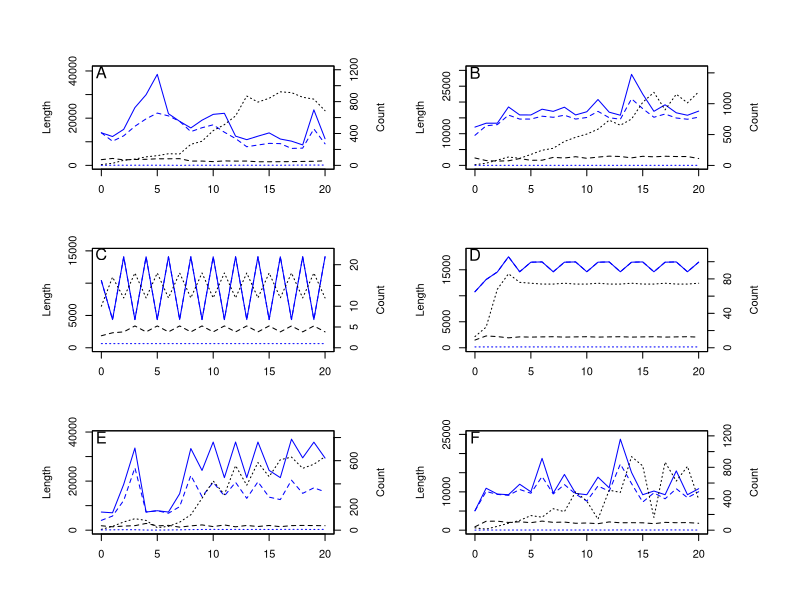

Write R code to recreate this figure.
pdf("SLAGcompoundfig2.pdf", height = 8.4, width = 8.5)
par(mfrow = c(3,2))
par(mar = c(3, 5, 3, 5), oma = c(2, 2, 2, 2))
rallcontigs <- c(10, 26, 64, 79, 107, 122, 146, 143, 264, 303, 436, 511, 621, 870, 794, 842, 923, 913, 855, 831, 686)
rmeanalllengths <- c(2425, 2936.5, 2326.90625, 2501.29113924051, 2568.24299065421, 2792.90983606557, 2791.69178082192, 2844.42657342657, 1826.89015151515, 1831.30363036304, 1592.3119266055, 1894.86301369863, 1814.11594202899, 1826.61609195402, 1531.48740554156, 1534.21021377672, 1558.96208017335, 1593.97918948521, 1672.64678362573, 1730.31528279182, 1937.49854227405)
rmatchingcontigs <- c(1, 2, 2, 2, 2, 2, 2, 1, 2, 2, 2, 2, 2, 2, 2, 2, 2, 3, 4, 4, 4)
rmeanmatchinglengths <- c(13801, 10220.5, 12532.5, 16562.5, 19719.5, 22155, 20967.5, 18665, 14305, 15950.5, 17187, 14051.5, 11361, 7894, 8631, 9324.5, 9218.5, 7184.66666666667, 7310.75, 15439.25, 9135.25)
rmatchinglongests <- c(13801, 12228, 15267, 24473, 29948, 38556, 21886, 18665, 15858, 19144, 21614, 22067, 12381, 10896, 12375, 13763, 11162, 10265, 8662, 23525, 11293)
x <-c(0, 1, 2, 3, 4, 5, 6, 7, 8, 9, 10, 11, 12, 13, 14, 15, 16, 17, 18, 19, 20)
plot(x, rmatchinglongests, ylim = c(0, 40483), type = "l", xlab = "Cycle", ylab = "Length", lty = 1, col = "blue")
lines(x, rmeanmatchinglengths, lty = 2, col = "blue")
lines(x, rmeanalllengths, lty = 2, col = "black")
par(new = TRUE)
plot(x, rallcontigs, ylim = c(0, 1199), type = "l", xlab = "", ylab = "", xaxt = "n", yaxt = "n", lty = 3, col = "black")
lines(x, rmatchingcontigs, lty = 3, col = "blue")
axis(side = 4)
mtext("Count", side = 4, line = 3, cex = 0.66)
text(0, 1170, "A", cex = 1.5)
rallcontigs <- c(12, 36, 86, 137, 115, 178, 246, 278, 389, 456, 508, 587, 733, 651, 752, 1023, 1184, 901, 1154, 1014, 1192)
rmeanalllengths <- c(2334.5, 1521.22222222222, 1354.01162790698, 1447.97810218978, 2147.37391304348, 1610.60674157303, 1635.5162601626, 2526.35251798561, 2333.5501285347, 2741.04605263158, 2234.29133858268, 2617.56729131175, 2916.28785811733, 2804.910906298, 2374.8829787234, 2867.53176930596, 2699.06334459459, 2885.67258601554, 2792.5554592721, 2786.06311637081, 2168.71560402685)
rmatchingcontigs <- c(2, 2, 2, 2, 2, 2, 2, 2, 2, 2, 2, 2, 2, 2, 2, 2, 2, 2, 2, 2, 2)
rmeanmatchinglengths <- c(9498, 12495.5, 12866.5, 15881.5, 14624, 14618, 15529, 15187.5, 15845, 14623.5, 15125.5, 17057.5, 15059.5, 14569, 21025.5, 17912.5, 15195.5, 16219.5, 14961.5, 14571, 15220)
rmatchinglongests <- c(12091, 13315, 13315, 18454, 15929, 15921, 17743, 17056, 18371, 15928, 16936, 20796, 16800, 15834, 28739, 22506, 17072, 19135, 16604, 15827, 17134)
x <-c(0, 1, 2, 3, 4, 5, 6, 7, 8, 9, 10, 11, 12, 13, 14, 15, 16, 17, 18, 19, 20)
plot(x, rmatchinglongests, ylim = c(0, 30175), type = "l", xlab = "Cycle", ylab = "Length", lty = 1, col = "blue")
lines(x, rmeanmatchinglengths, lty = 2, col = "blue")
lines(x, rmeanalllengths, lty = 2, col = "black")
par(new = TRUE)
plot(x, rallcontigs, ylim = c(1, 1549), type = "l", xlab = "", ylab = "", xaxt = "n", yaxt = "n", lty = 3, col = "black")
lines(x, rmatchingcontigs, lty = 3, col = "blue")
axis(side = 4)
mtext("Count", side = 4, line = 3, cex = 0.66)
text(0, 1500, "B", cex = 1.5)
rallcontigs <- c(10, 17, 12, 18, 12, 18, 12, 18, 12, 18, 12, 18, 12, 18, 12, 18, 12, 18, 12, 18, 12)
rmeanalllengths <- c(1860.7, 2319.35294117647, 2460.25, 3379.72222222222, 2460.25, 3379.72222222222, 2460.25, 3379.72222222222, 2460.25, 3379.72222222222, 2460.25, 3379.72222222222, 2460.25, 3379.72222222222, 2460.25, 3379.72222222222, 2460.25, 3379.72222222222, 2460.25, 3379.72222222222, 2460.25)
rmatchingcontigs <- c(1, 1, 1, 1, 1, 1, 1, 1, 1, 1, 1, 1, 1, 1, 1, 1, 1, 1, 1, 1, 1)
rmeanmatchinglengths <- c(10401, 4362, 14086, 4362, 14086, 4362, 14086, 4362, 14086, 4362, 14086, 4362, 14086, 4362, 14086, 4362, 14086, 4362, 14086, 4362, 14086)
rmatchinglongests <- c(10401, 4362, 14086, 4362, 14086, 4362, 14086, 4362, 14086, 4362, 14086, 4362, 14086, 4362, 14086, 4362, 14086, 4362, 14086, 4362, 14086)
x <-c(0, 1, 2, 3, 4, 5, 6, 7, 8, 9, 10, 11, 12, 13, 14, 15, 16, 17, 18, 19, 20)
plot(x, rmatchinglongests, ylim = c(0, 14790), type = "l", xlab = "Cycle", ylab = "Length", lty = 1, col = "blue")
lines(x, rmeanmatchinglengths, lty = 2, col = "blue")
lines(x, rmeanalllengths, lty = 2, col = "black")
par(new = TRUE)
plot(x, rallcontigs, ylim = c(0, 23), type = "l", xlab = "", ylab = "", xaxt = "n", yaxt = "n", lty = 3, col = "black")
lines(x, rmatchingcontigs, lty = 3, col = "blue")
axis(side = 4)
mtext("Count", side = 4, line = 3, cex = 0.66)
text(0, 22.5, "C", cex = 1.5)
rallcontigs <- c(13, 24, 68, 86, 76, 75, 74, 74, 75, 74, 74, 75, 74, 74, 75, 74, 74, 75, 74, 74, 75)
rmeanalllengths <- c(1485.92307692308, 2277.54166666667, 2148.70588235294, 1912.08139534884, 2096.44736842105, 2053.2, 2093.62162162162, 2124.63513513513, 2053.2, 2093.62162162162, 2124.63513513513, 2053.2, 2093.62162162162, 2124.63513513513, 2053.2, 2093.62162162162, 2124.63513513513, 2053.2, 2093.62162162162, 2124.63513513513, 2053.2)
rmatchingcontigs <- c(1, 1, 1, 1, 1, 1, 1, 1, 1, 1, 1, 1, 1, 1, 1, 1, 1, 1, 1, 1, 1)
rmeanmatchinglengths <- c(10772, 13127, 14570, 17498, 14613, 16456, 16506, 14613, 16456, 16506, 14613, 16456, 16506, 14613, 16456, 16506, 14613, 16456, 16506, 14613, 16456)
rmatchinglongests <- c(10772, 13127, 14570, 17498, 14613, 16456, 16506, 14613, 16456, 16506, 14613, 16456, 16506, 14613, 16456, 16506, 14613, 16456, 16506, 14613, 16456)
x <-c(0, 1, 2, 3, 4, 5, 6, 7, 8, 9, 10, 11, 12, 13, 14, 15, 16, 17, 18, 19, 20)
plot(x, rmatchinglongests, ylim = c(0, 18372), type = "l", xlab = "Cycle", ylab = "Length", lty = 1, col = "blue")
lines(x, rmeanmatchinglengths, lty = 2, col = "blue")
lines(x, rmeanalllengths, lty = 2, col = "black")
par(new = TRUE)
plot(x, rallcontigs, ylim = c(0, 111), type = "l", xlab = "", ylab = "", xaxt = "n", yaxt = "n", lty = 3, col = "black")
lines(x, rmatchingcontigs, lty = 3, col = "blue")
axis(side = 4)
mtext("Count", side = 4, line = 3, cex = 0.66)
text(0, 108, "D", cex = 1.5)
rallcontigs <- c(7, 33, 71, 99, 84, 22, 33, 69, 133, 275, 425, 307, 557, 388, 584, 462, 608, 631, 534, 569, 635)
rmeanalllengths <- c(1799.71428571429, 1383.63636363636, 1664.08450704225, 1841.28282828283, 2749.57142857143, 1763.59090909091, 1964.33333333333, 1238.20289855072, 1753.32330827068, 2145.33818181818, 1456.63764705882, 2125.65798045603, 1379.69658886894, 1921.8118556701, 1493.69006849315, 1917.93939393939, 1429.46052631579, 1854.91125198098, 1936.05992509363, 1879, 1820.96535433071)
rmatchingcontigs <- c(2, 3, 4, 4, 1, 1, 2, 3, 5, 6, 7, 6, 7, 6, 7, 6, 7, 7, 7, 6, 7)
rmeanmatchinglengths <- c(4006.5, 5763.33333333333, 12124.75, 25434.25, 7398, 7931, 6905.5, 9582.33333333333, 22326.4, 13675.5, 19507.4285714286, 13961.5, 19510.7142857143, 12971.8333333333, 19711, 13461.6666666667, 12466.1428571429, 20374.1428571429, 15011.8571428571, 17258.1666666667, 15636.7142857143)
rmatchinglongests <- c(7387, 7088, 18695, 33477, 7398, 7931, 7397, 14847, 33272, 24355, 35908, 21416, 35915, 21420, 35914, 24359, 21416, 37092, 29472, 35867, 29394)
x <-c(0, 1, 2, 3, 4, 5, 6, 7, 8, 9, 10, 11, 12, 13, 14, 15, 16, 17, 18, 19, 20)
plot(x, rmatchinglongests, ylim = c(0, 38946), type = "l", xlab = "Cycle", ylab = "Length", lty = 1, col = "blue")
lines(x, rmeanmatchinglengths, lty = 2, col = "blue")
lines(x, rmeanalllengths, lty = 2, col = "black")
par(new = TRUE)
plot(x, rallcontigs, ylim = c(0, 825), type = "l", xlab = "", ylab = "", xaxt = "n", yaxt = "n", lty = 3, col = "black")
lines(x, rmatchingcontigs, lty = 3, col = "blue")
axis(side = 4)
mtext("Count", side = 4, line = 3, cex = 0.66)
text(0, 800, "E", cex = 1.5)
rallcontigs <- c(30, 13, 49, 88, 124, 186, 165, 273, 236, 488, 370, 140, 509, 481, 936, 818, 162, 866, 625, 812, 392)
rmeanalllengths <- c(881.966666666667, 2330.92307692308, 2358.42857142857, 2009.80681818182, 2190.75, 1960.47311827957, 2369.45454545455, 2043.35164835165, 2113.12288135593, 1801.58401639344, 1875.32432432432, 1698.91428571429, 2153.70923379175, 1932.51975051975, 1956.05876068376, 1926.22371638142, 1699.48765432099, 2037.63279445727, 1948.0592, 1981.91256157635, 1803.26785714286)
rmatchingcontigs <- c(1, 2, 2, 2, 2, 2, 2, 2, 2, 2, 2, 2, 2, 3, 2, 2, 2, 3, 3, 2, 2)
rmeanmatchinglengths <- c(5063, 10100.5, 9342.5, 9095.5, 10623, 9637, 14000, 9460, 11900, 9426.5, 7589, 11541.5, 10155.5, 17264, 12157.5, 7344, 9736, 8193, 10820.3333333333, 8480, 10038.5)
rmatchinglongests <- c(5063, 10946, 9430, 9255, 11991, 10019, 18745, 9665, 14545, 9598, 9255, 13828, 11056, 23751, 15060, 9255, 10217, 9255, 15467, 9255, 10822)
x <-c(0, 1, 2, 3, 4, 5, 6, 7, 8, 9, 10, 11, 12, 13, 14, 15, 16, 17, 18, 19, 20)
plot(x, rmatchinglongests, ylim = c(0, 24938), type = "l", xlab = "Cycle", ylab = "Length", lty = 1, col = "blue")
lines(x, rmeanmatchinglengths, lty = 2, col = "blue")
lines(x, rmeanalllengths, lty = 2, col = "black")
par(new = TRUE)
plot(x, rallcontigs, ylim = c(0, 1216), type = "l", xlab = "", ylab = "", xaxt = "n", yaxt = "n", lty = 3, col = "black")
lines(x, rmatchingcontigs, lty = 3, col = "blue")
axis(side = 4)
mtext("Count", side = 4, line = 3, cex = 0.66)
text(0, 1180, "F", cex = 1.5)
dev.off()
